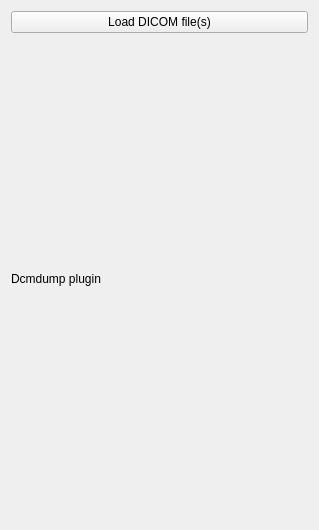
<?xml version="1.0" encoding="UTF-8"?>
<ui version="4.0">
 <class>PluginGui</class>
 <widget class="QWidget" name="PluginGui">
  <property name="geometry">
   <rect>
    <x>0</x>
    <y>0</y>
    <width>319</width>
    <height>530</height>
   </rect>
  </property>
  <property name="windowTitle">
   <string>Form</string>
  </property>
  <layout class="QGridLayout" name="gridLayout">
   <item row="1" column="0">
    <widget class="QLabel" name="label">
     <property name="text">
      <string>Dcmdump plugin</string>
     </property>
     <property name="wordWrap">
      <bool>true</bool>
     </property>
    </widget>
   </item>
   <item row="0" column="0">
    <widget class="QPushButton" name="btnLoadDicomFile">
     <property name="text">
      <string>Load DICOM file(s)</string>
     </property>
    </widget>
   </item>
  </layout>
 </widget>
 <resources/>
 <connections/>
</ui>
